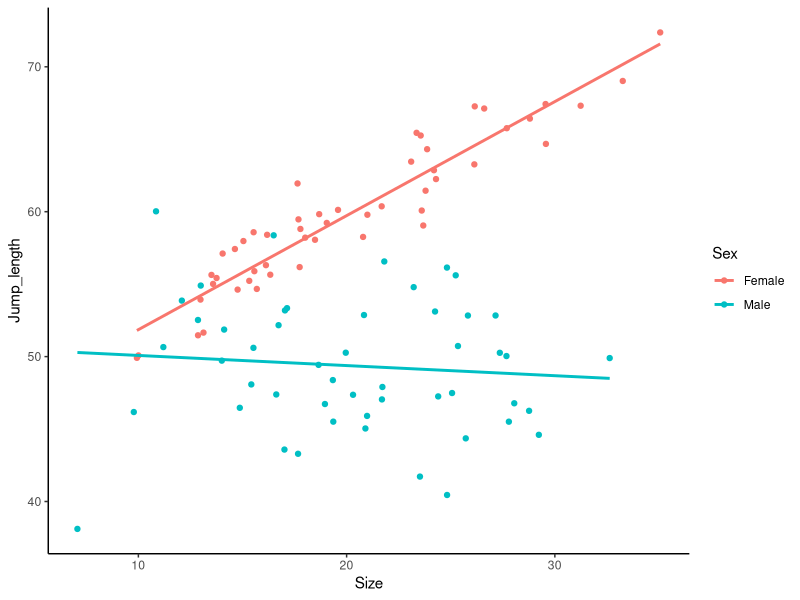
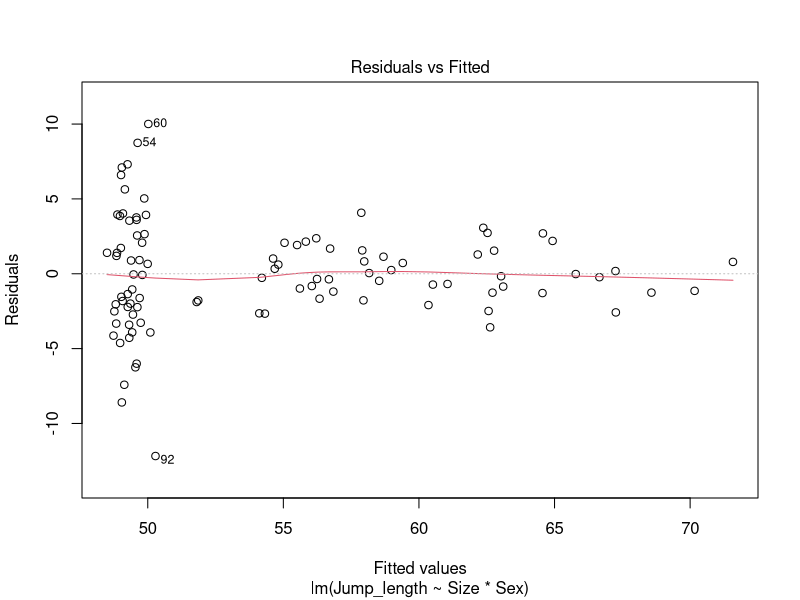
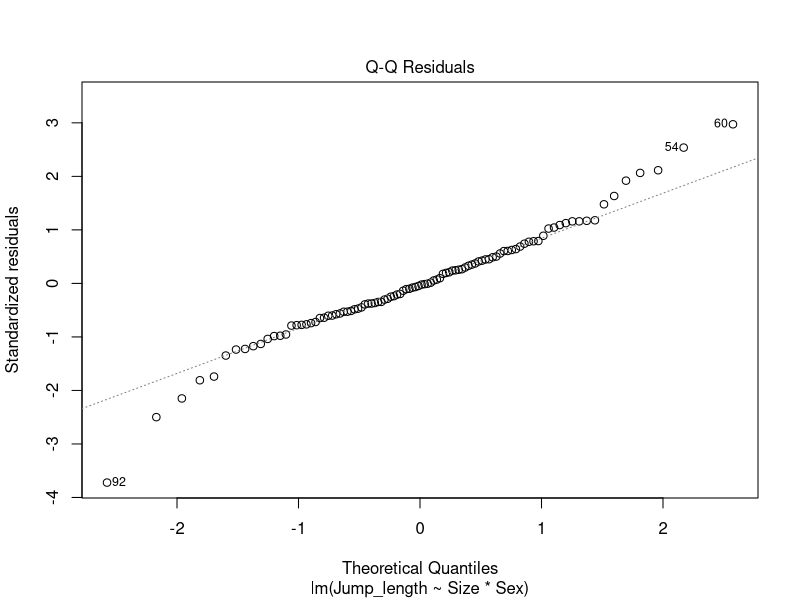
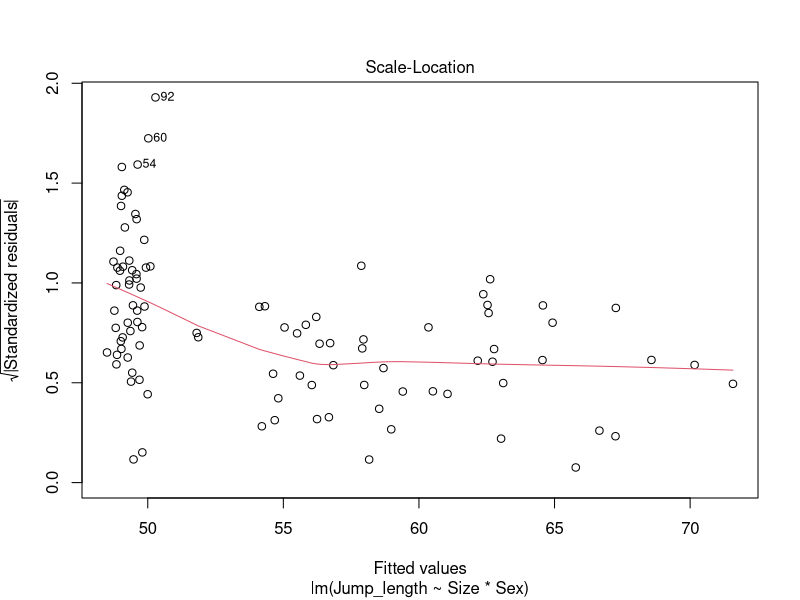
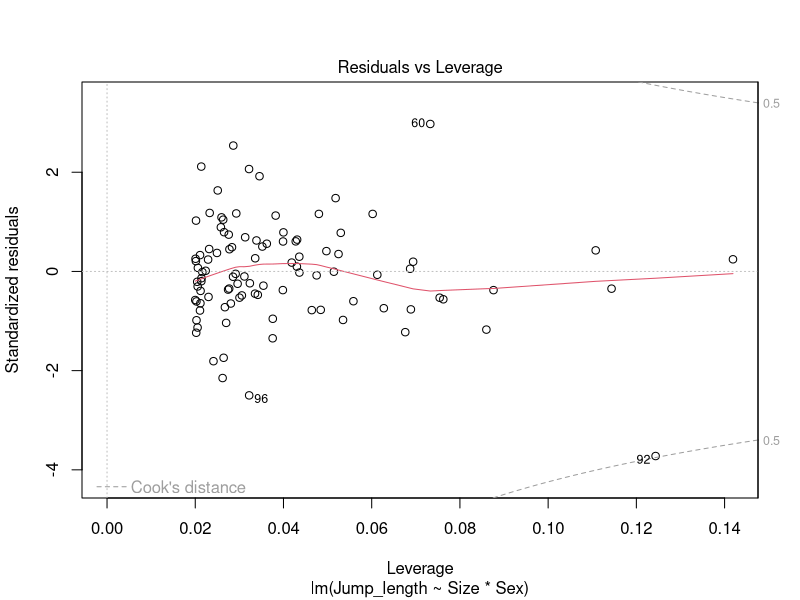
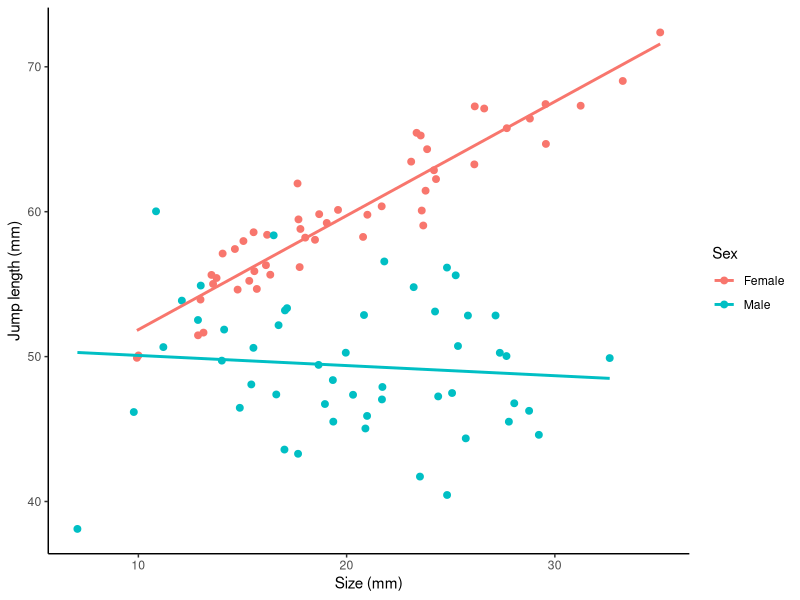

R code for these plots, in order:
## ---- chunk 1
jumping_frogs_data<-read.table("data/jumping_frogs.txt",header=T,sep="\t",dec=",") 
## ---- chunk 2
str(jumping_frogs_data)
## ---- chunk 3
head(jumping_frogs_data)
## ---- chunk 4
#| code-fold: false

library(ggplot2)

plot.jumping_frogs.simple <- ggplot(jumping_frogs_data, aes(x = Size, y = Jump_length, color = Sex)) +
  geom_point() +
  geom_smooth(method = "lm", se = FALSE) +
  theme_classic()

plot.jumping_frogs.simple
## ---- chunk 5
#| code-fold: false

m.jumping_frogs <- lm (Jump_length ~ Size * Sex,
                    data = jumping_frogs_data)
## ---- chunk 6
#| code-fold: false

anova(m.jumping_frogs)
## ---- chunk 7
#| code-fold: false

library(emmeans)
emtrends(m.jumping_frogs, ~ Sex, var = "Size", infer = TRUE)
## ---- chunk 8
plot(m.jumping_frogs)
## ---- chunk 9
#| code-fold: false

library(ggplot2)

plot.jumping_frogs.final <- ggplot(jumping_frogs_data, aes(x = Size, y = Jump_length, color = Sex)) +
  geom_point(cex = 2) +
  geom_smooth(method = "lm", se = FALSE) +
  xlab("Size (mm)")+
  ylab("Jump length (mm)")+
  theme_classic()

plot.jumping_frogs.final
